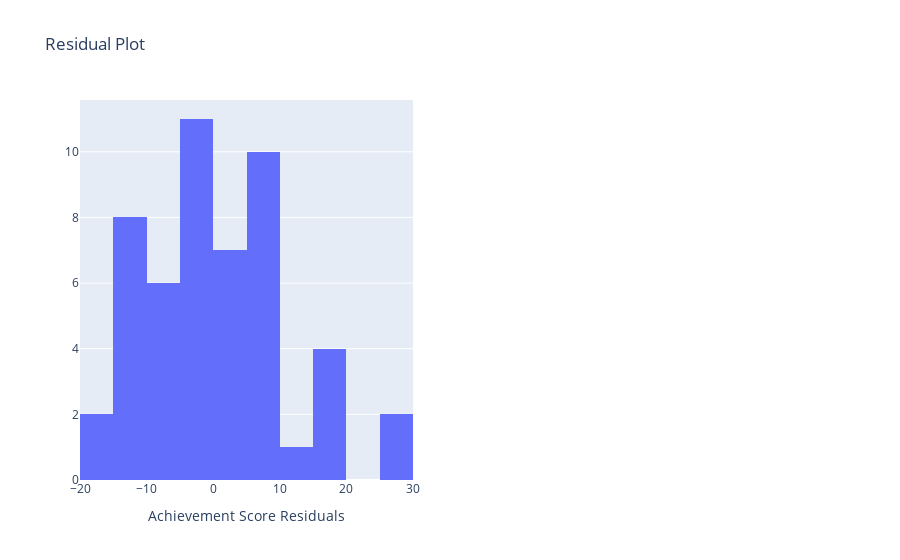

Source (notebook cell):
### Code cell
fig = make_subplots(rows=1, cols=2)
fig.add_trace(go.Histogram(x=data["HS Ach."] - (data["Pol. Affil"] * linreg.slope + linreg.intercept), name = "Residuals"), row=1, col=1)

fig.update_xaxes(title="Achievement Score Residuals", row=1, col=1)

fig.update_layout(title_text="Residual Plot")

fig.show()

### Figure 1 — Plotly figure (JSON) as saved in the notebook; plotly's stock layout.template omitted (floating-point values rounded to 4 significant figures)
{"data": [{"name": "Residuals", "type": "histogram", "x": [-13.51, 26.55, -3.42, 4.466, -16.3, -3.345, 18.65, 6.655, 6.728, 2.512, 28.56, -3.259, 11.47, -13.35, -18.51, 18.53, 6.512, 6.471, -12.48, 6.619, -3.326, 6.729, -4.404, 6.595, -3.483, 6.515, -3.479, -13.48, -8.357, 1.572, -3.373, -3.357, 1.654, 6.551, -8.56, -11.5, 16.47, -11.38, -3.423, 3.724, 1.508, 6.44, -7.52, 16.55, -8.526, -10.33, -8.409, -3.378, -8.563, 4.53, -13.55], "xaxis": "x", "yaxis": "y"}], "layout": {"title": {"text": "Residual Plot"}, "xaxis": {"anchor": "y", "domain": [0, 0.45], "title": {"text": "Achievement Score Residuals"}}, "xaxis2": {"anchor": "y2", "domain": [0.55, 1]}, "yaxis": {"anchor": "x", "domain": [0, 1]}, "yaxis2": {"anchor": "x2", "domain": [0, 1]}}}
